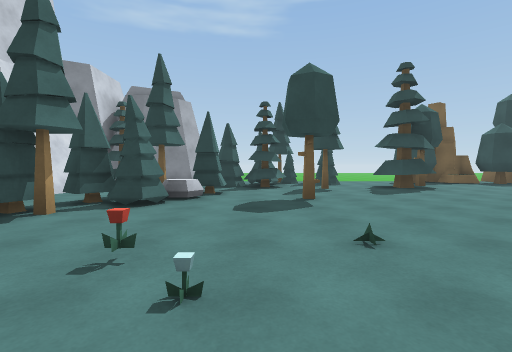
[1] (above)

24 first-person views from a walk through a Unity game level. The camera is 1.3 m above the floor, tilts 2° down and sees 85° across. The floor is counted in squares, 2 m on a side. Each view is taken from the middle of a square. On the plan, view 1 faces up. The plan holds only what a view shows up to about 9 squares ahead; the rest is blank. The place goes on beyond the plan. The player character is not drawn. Some surface patterns are stand-ins.

[2]
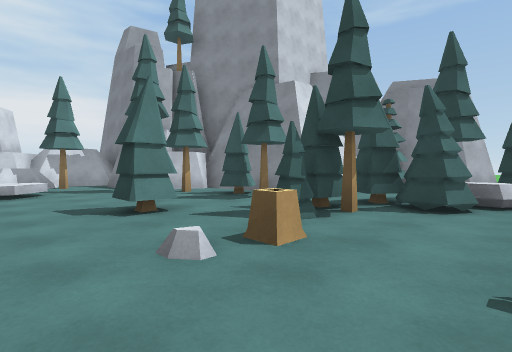

[3]
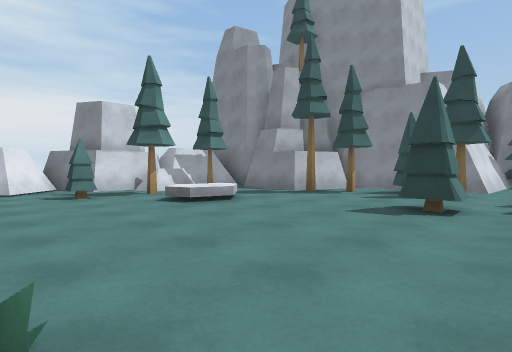

[4]
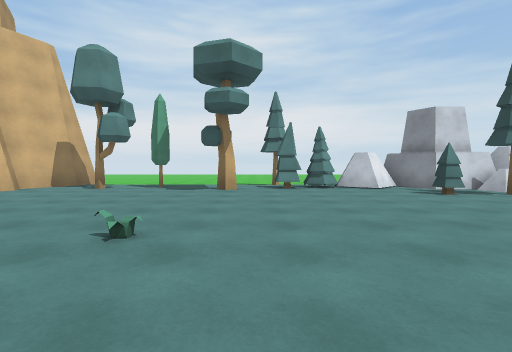

[5]
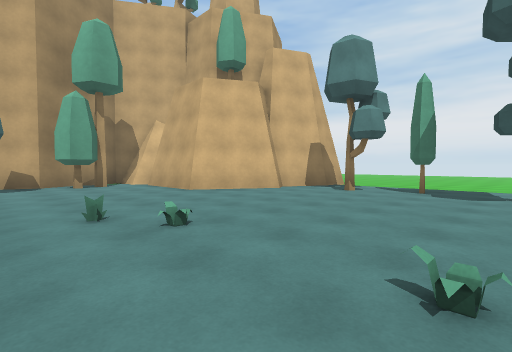

[6]
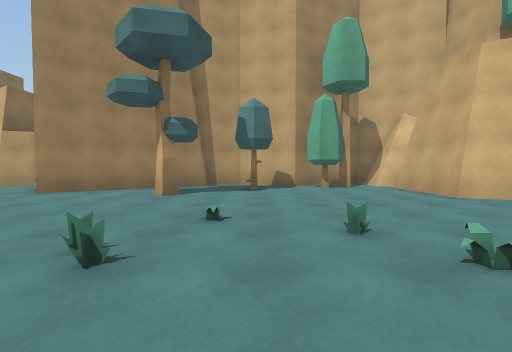

[7]
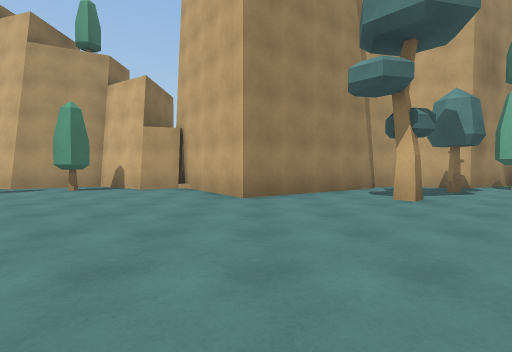

[8]
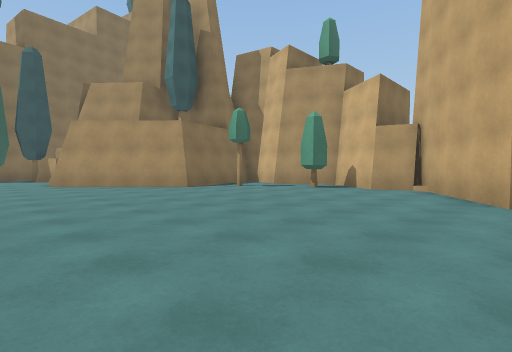

[9]
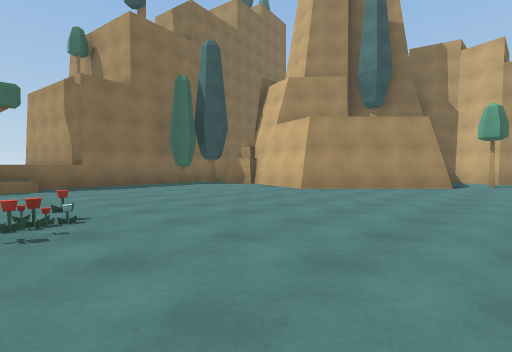

[10]
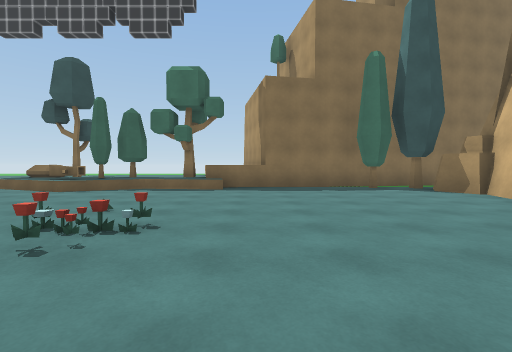

[11]
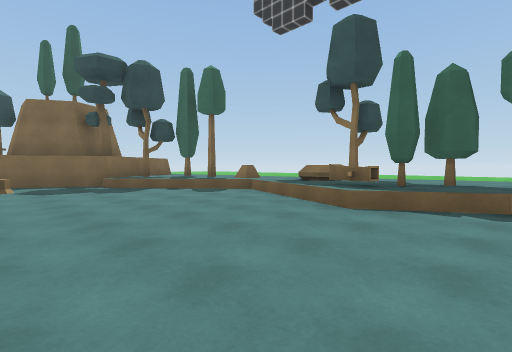

[12]
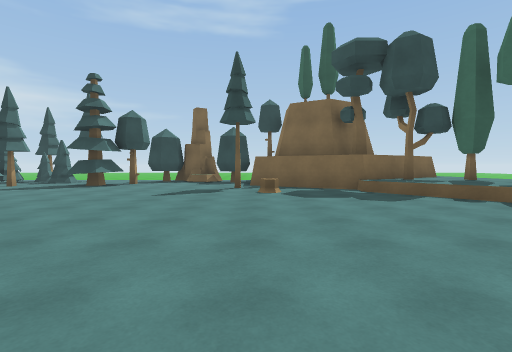

[13]
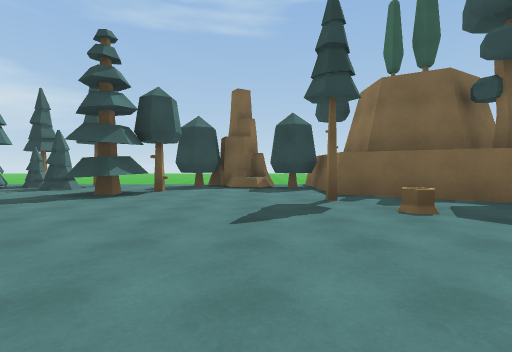

[14]
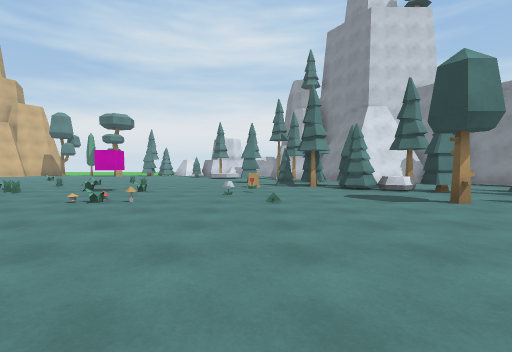

[15]
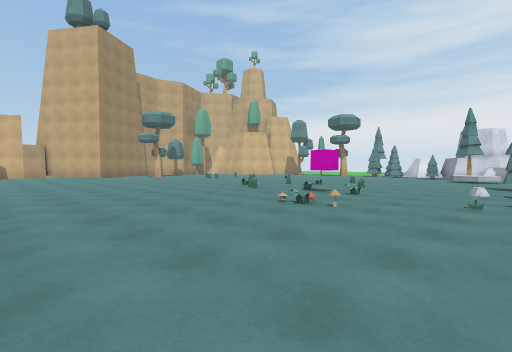

[16]
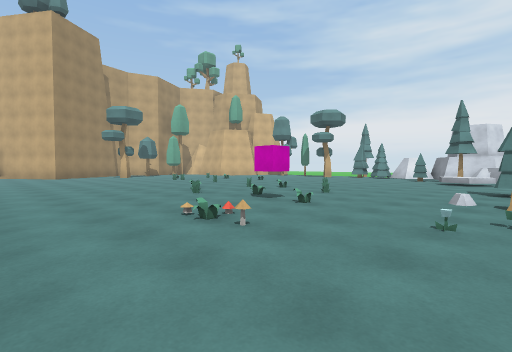

[17]
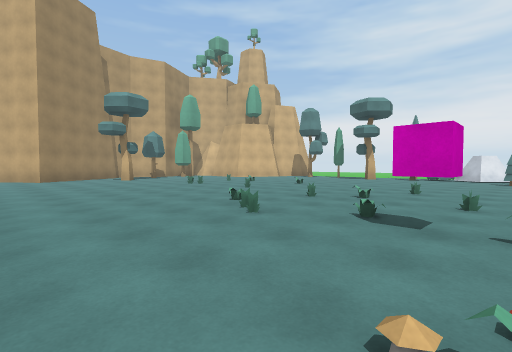

[18]
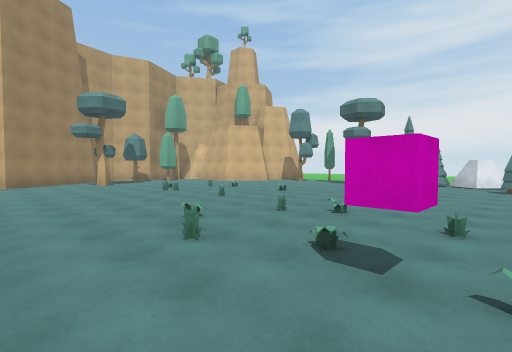

[19]
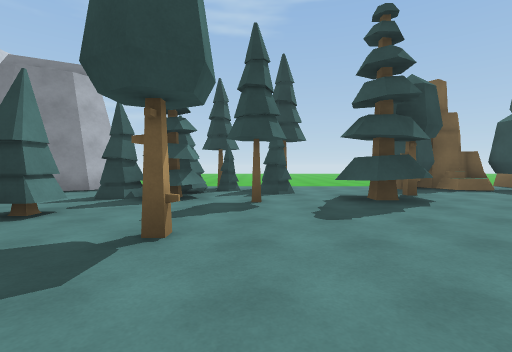

[20]
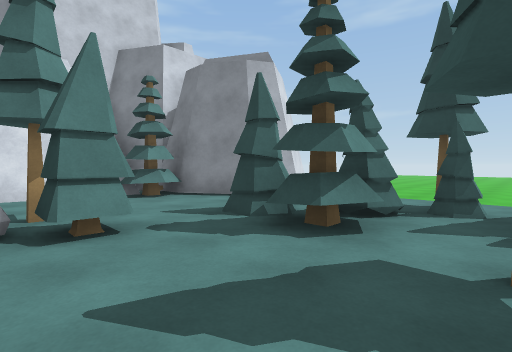

[21]
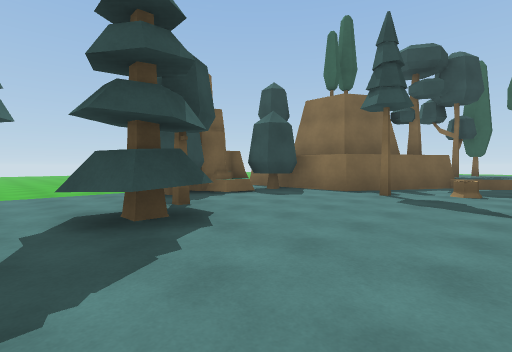

[22]
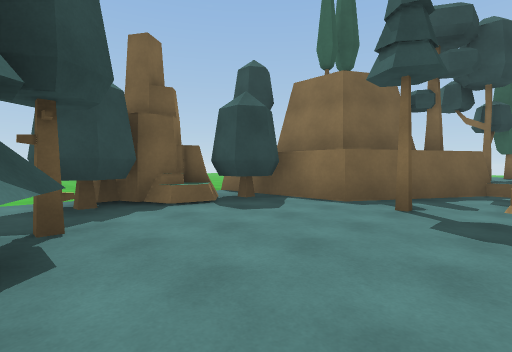

[23]
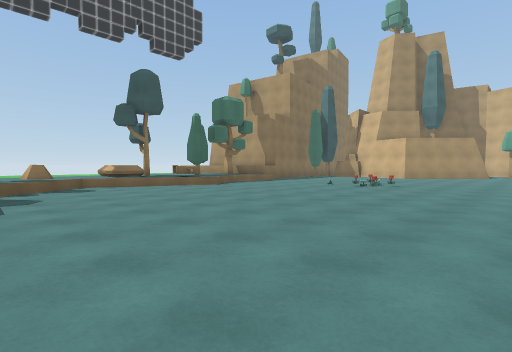

[24]
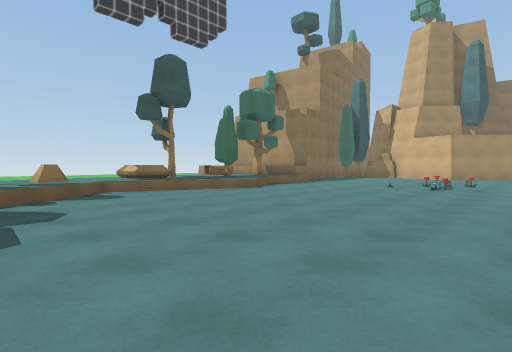

### Floor plan
Key: @ floor where view 1 was taken; # wall or solid block; x gap in a wall; . main floor; : floor 0.25 m higher than the main floor; / step, stairs or slope; ^ raised ledge; C pink cube; P plant; O other object.
Columns run from 12 left of view 1 to 16 right of it. Each row starts with its distance up from view 1.
 13          #  .......
 12          #. .......# .#
 11          ## .O.O..O#OO#
 10        ###..OOOO.....O#
  9       ##O..OOO..OO....##
  8        #......O.OO.....#####^
  7        #..OO.........#...x^^^
  6     ####..O..O........O..^^^^
  5    ##/O..OO...............^^^
  4    ##OOOOO.................^O
  3 O ###....O..................O
  2 OO.....O.O.O.O..............O
  1 OO./.....:..O..............^O
  0 O.O//.......@O.............O^
 -1 OO.........../............^OO
 -2 .O.......O.C...............^O
 -3 O......O..P................^^
 -4 O........O.O.........OOO...^O
 -5 O.....................O....^^
 -6 ............................^
 -7 O.......O...................#
 -8 .............................
 -9 O............................
-10 ........O....................
-11 ......O................##.OO.
-12 ......................#####
-13 ##...................##
-14  ##.................##
-15   #......O..#......O
-16   #....O...###...O.
-17   ###O...### ###...#
-18     ######    ######

Where each view was taken, in squares from view 1:
view 1: 0 up, 0 right, facing up
view 2: 0 up, 1 left, facing up-left
view 3: 3 down, 4 left, facing up-left
view 4: 6 down, 4 left, facing left
view 5: 7 down, 5 left, facing down-left
view 6: 8 down, 5 left, facing down
view 7: 9 down, 0 right, facing down
view 8: 9 down, 0 right, facing down-right
view 9: 4 down, 6 right, facing down-right
view 10: 6 down, 7 right, facing right
view 11: 3 down, 10 right, facing up-right
view 12: 1 down, 10 right, facing up
view 13: 2 up, 8 right, facing up
view 14: 2 up, 6 right, facing left
view 15: 2 up, 5 right, facing down-left
view 16: 2 up, 3 right, facing down-left
view 17: 1 down, 2 right, facing down-left
view 18: 1 down, 1 right, facing down-left
view 19: 3 up, 2 right, facing up
view 20: 6 up, 2 right, facing up-left
view 21: 5 up, 3 right, facing up-right
view 22: 6 up, 5 right, facing up-right
view 23: 5 up, 6 right, facing down-right
view 24: 5 up, 8 right, facing down-right
